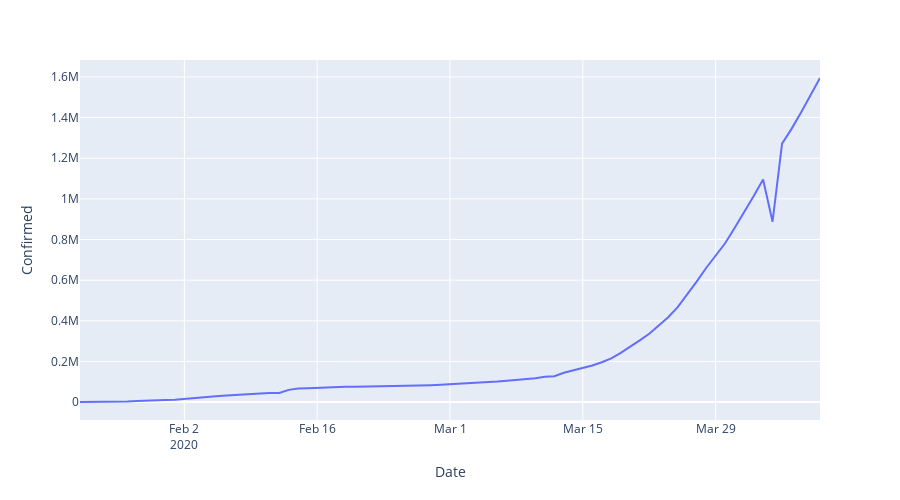

Here is the notebook cell this chart was saved with:
### Code cell
fig = px.line(global_df, x="Date", y="Confirmed", 
              height=500
             )
fig.show()
